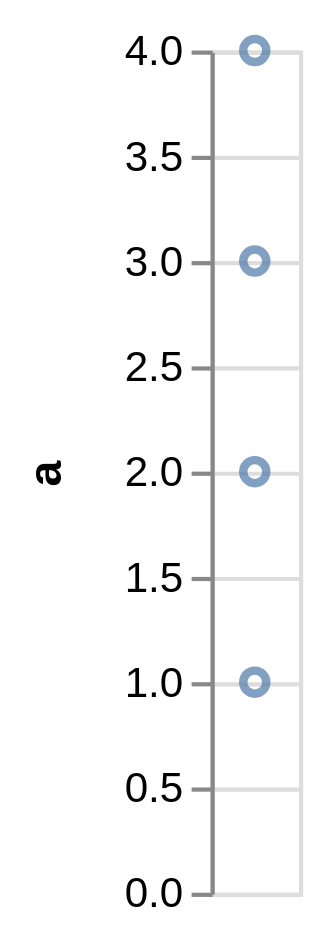

Here is the Vega-Lite specification saved for this chart:
### Vega specification from a JSON file in a GitHub repository (floating-point values rounded to 4 significant figures)
{"$schema": "https://vega.github.io/schema/vega/v3.0.json", "autosize": "pad", "padding": 5, "width": 21, "height": 200, "style": "cell", "data": [{"name": "source_0", "values": "a\n1\n2\n3\n4", "format": {"type": "csv"}}, {"name": "data_0", "source": "source_0", "transform": [{"type": "formula", "expr": "toNumber(datum[\"a\"])", "as": "a"}, {"type": "filter", "expr": "datum[\"a\"] !== null && !isNaN(datum[\"a\"])"}]}], "marks": [{"name": "marks", "type": "symbol", "style": ["point"], "from": {"data": "data_0"}, "encode": {"update": {"x": {"signal": "width", "mult": 0.5}, "y": {"scale": "y", "field": "a"}, "stroke": {"value": "#4c78a8"}, "fill": {"value": "transparent"}, "opacity": {"value": 0.7}}}}], "scales": [{"name": "y", "type": "linear", "domain": {"data": "data_0", "field": "a"}, "range": [{"signal": "height"}, 0], "nice": true, "zero": true}], "axes": [{"scale": "y", "orient": "left", "labelOverlap": true, "tickCount": {"signal": "ceil(height/25)"}, "title": "a", "zindex": 1}, {"scale": "y", "orient": "left", "domain": false, "grid": true, "labels": false, "maxExtent": 0, "minExtent": 0, "tickCount": {"signal": "ceil(height/25)"}, "ticks": false, "zindex": 0}], "config": {"axisY": {"minExtent": 30}}}
